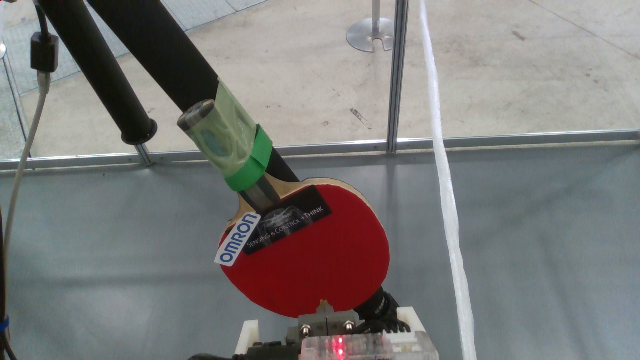
#> input picture catkin_ws/src/o2as_bg_ratio/images/empty_close_gripper.png, 640 x 360 px
$ python apply_mask.py ../../o2as_bg_ratio/images/empty_close_gripper.png ../../o2as_bg_ratio/images/image2.png
#> lines starting #> are read from the running program, lines starting #| are printed output that depends on the picture
#!/usr/bin/env python

from math import pi
import numpy as np

from PIL import Image, ImageDraw
import sys
import cv2

def mask_apply(img_to_mask, mask_img):

   # [14 lines of commented-out code are left out]
    img_cv = cv2.imread(img_to_mask)
#> img_cv is the input picture: shape (360, 640, 3); mean B, G, R 121.5, 122.6, 123.2
    mask_cv = cv2.imread(mask_img,0)
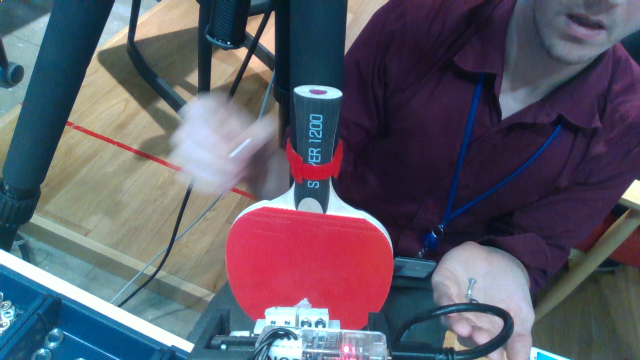
#> input picture catkin_ws/src/o2as_bg_ratio/images/image2.png, 640 x 360 px
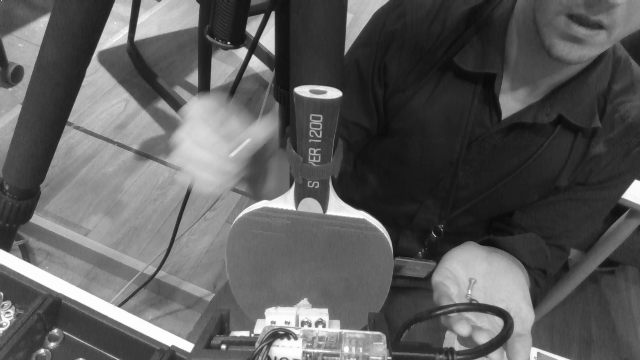
#> mask_cv: shape (360, 640); min 10, max 254, mean 92.6
    res = cv2.bitwise_and(img_cv,img_cv, mask = mask_cv)
    cv2.imwrite('image.png',res)

if __name__ == '__main__':

    mask_apply(sys.argv[1], sys.argv[2])
